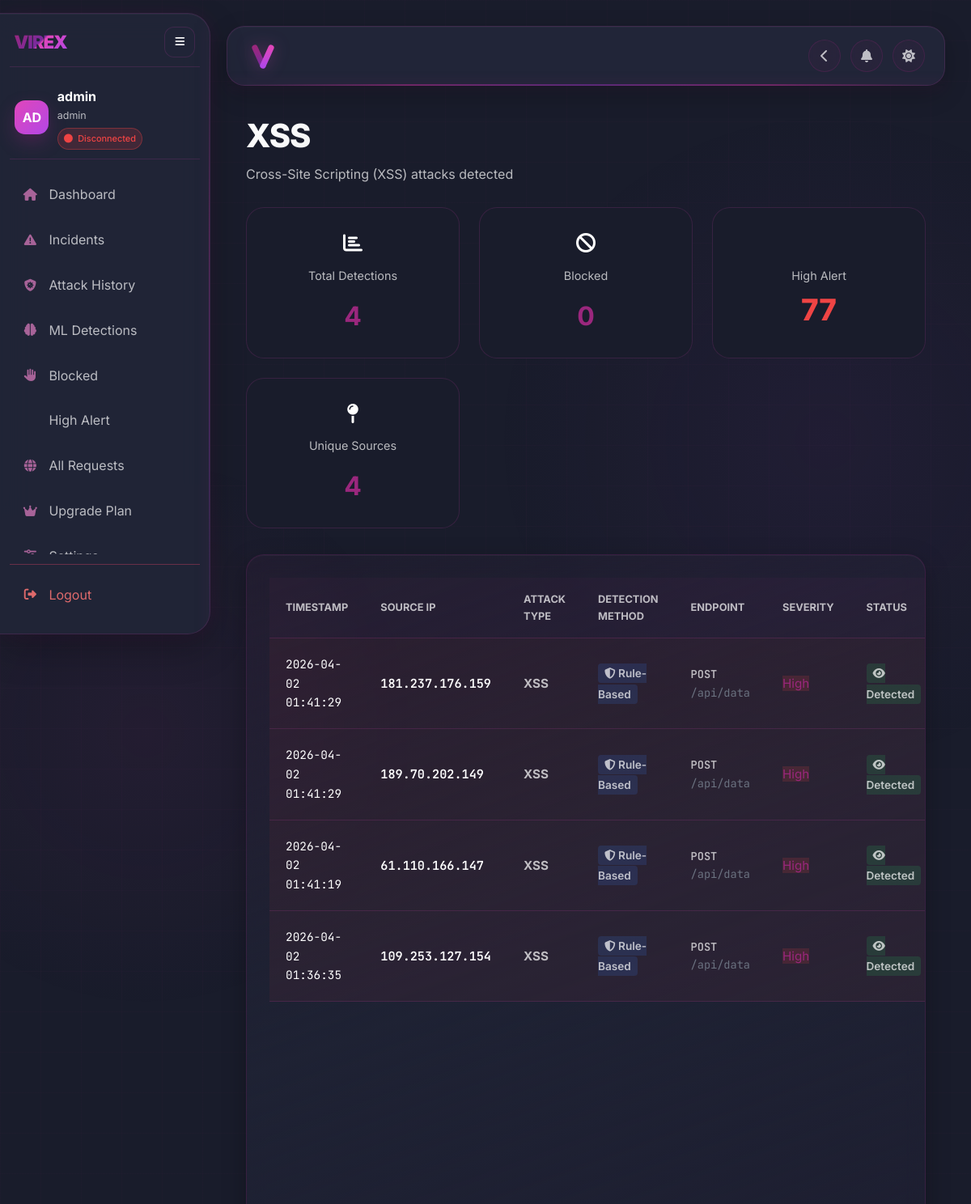
/threats/xss (signed in, upper part), run on an earlier commit of the app's database.
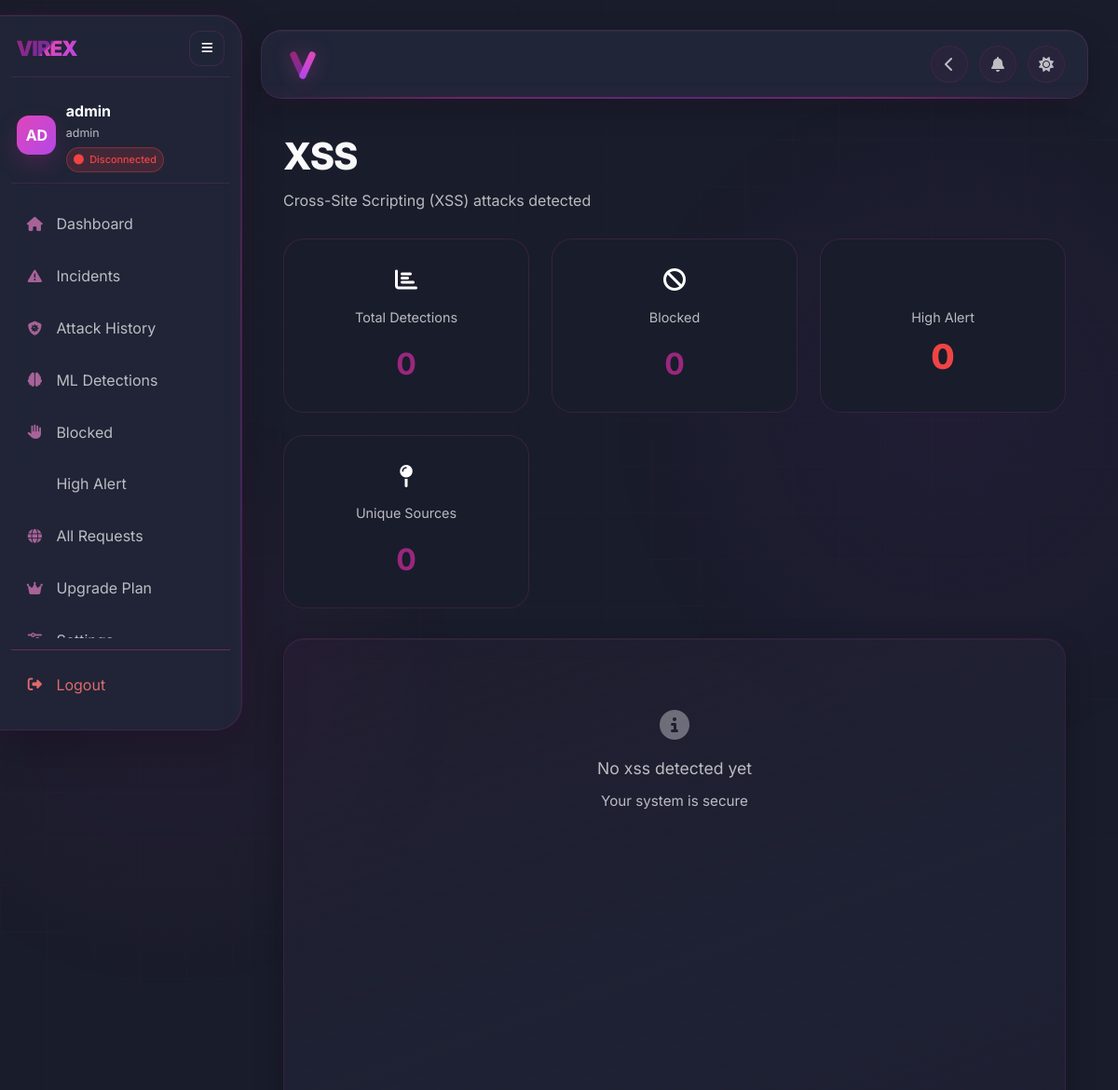
And on a later commit of the database.
### tables this page shows
CREATE TABLE users (
    user_id       INTEGER PRIMARY KEY AUTOINCREMENT,
    username      TEXT NOT NULL UNIQUE,
    password_hash TEXT NOT NULL,
    email         TEXT,
    role_id       INTEGER DEFAULT 2 REFERENCES roles(role_id),
    department_id INTEGER REFERENCES departments(department_id),
    full_name     TEXT,
    phone         TEXT,
    department    TEXT,
    is_active     INTEGER DEFAULT 1,
    last_login    TEXT,
    reset_token   TEXT,
    reset_token_expiry TEXT,
    avatar_url    TEXT,
    subscription  TEXT DEFAULT 'Free',
    created_at    TEXT,
    updated_at    TEXT
);

CREATE TABLE roles (
    role_id     INTEGER PRIMARY KEY AUTOINCREMENT,
    name        TEXT NOT NULL UNIQUE,
    description TEXT,
    created_at  TEXT
);

CREATE TABLE threat_logs (
    threat_log_id  INTEGER PRIMARY KEY AUTOINCREMENT,
    attack_type    TEXT NOT NULL,
    ip_address     TEXT,
    endpoint       TEXT,
    method         TEXT,
    payload        TEXT,
    severity       TEXT    DEFAULT 'Medium',
    description    TEXT,
    blocked        INTEGER DEFAULT 0,
    ml_detected    INTEGER DEFAULT 0,
    confidence     REAL    DEFAULT 0.0,
    detection_type TEXT,
    created_at     TEXT
);

### app/dashboard/routes.py (the view, shortened to what this page needs)
    @app.route('/threats/<category>')
    @token_required
    def threats_page(current_user, category):
        logs = getattr(g, "logs", dashboard.load_audit_log())
        stats = getattr(g, "global_stats", compute_global_stats(logs))
        category_map = {
            'sql-injection': 'SQL Injection',
            'xss': 'XSS',
            'brute-force': 'Brute Force',
            'scanner': 'Scanner',
            'rate-limit': 'Rate Limit',
            'ml-detection': 'ML Detection',
            'csrf': 'CSRF',
            'ssrf': 'SSRF',
        }
        filter_value = category_map.get(category, category)
        if category == 'ml-detection':
            filtered_logs = [
                l for l in logs
                if l.get('attack_type') == filter_value
                or l.get('type') == filter_value
                or l.get('ml_detected') is True
                or str(l.get('detection_type', '')).lower().startswith('ml')
            ]
        else:
            filtered_logs = [l for l in logs if l.get('attack_type') == filter_value or l.get('type') == filter_value]
        filter_ip = request.args.get('ip')
        if filter_ip:
            filtered_logs = [l for l in filtered_logs if l.get('ip') == filter_ip or l.get('source_ip') == filter_ip]
        filtered_logs.sort(key=lambda x: x.get('timestamp', ''), reverse=True)
        total_count = len(filtered_logs)
        blocked_count = len([l for l in filtered_logs if l.get('blocked') is True])
        unique_ips = len(set(l.get('ip', '') for l in filtered_logs if l.get('ip')))
        descriptions = {
            'SQL Injection': 'SQL Injection attempts detected and analyzed',
            'XSS': 'Cross-Site Scripting (XSS) attacks detected',
            'Brute Force': 'Brute force authentication attempts',
            'Scanner': 'Security scanner and reconnaissance activities',
            'Rate Limit': 'Rate limit violations and abuse attempts',
            'ML Detection': 'Anomalies detected by machine learning model',
            'CSRF': 'Cross-Site Request Forgery attempts — missing or invalid CSRF tokens on state-changing requests',
            'SSRF': 'Server-Side Request Forgery attempts — requests targeting internal IPs, metadata services, or dangerous protocols',
        }
        return render_template(
          'threat_details.html',
          logs=filtered_logs,
          title=filter_value,
          description=descriptions.get(filter_value, f'{filter_value} detections'),
          total_count=total_count,
          blocked_count=blocked_count,
          unique_ips=unique_ips, #
          critical_count=stats["critical_count"],
          user=current_user
  )

### app/templates/threat_details.html (shortened to what this page needs)
{% extends "sidebar_layout.html" %}  {% block stylesheets %}
<link
  rel="stylesheet"
  href="{{ url_for('static', filename='css/threat_details.css') }}"
/>
{% endblock %} {% block content %}
<main class="main-content">
  <header class="section-title">
    <h1>{{ title }}</h1>
    <p>{{ description }}</p>
  </header>
  {% if user.role == 'admin' %}
  <div class="threat-stats">
    <div class="stat-box clickable" onclick="filterSeverity('all')">
      <div class="stat-box-icon"><i class="fas fa-chart-bar"></i></div>
      <div class="stat-box-title">Total Detections</div>
      <div class="stat-box-value">{{ total_count }}</div>
    </div>
    <div class="stat-box">
      <div class="stat-box-icon"><i class="fas fa-ban"></i></div>
      <div class="stat-box-title">Blocked</div>
      <div class="stat-box-value">{{ blocked_count }}</div>
    </div>
    <div class="stat-box clickable" onclick="location.href = '/critical'">
      <div class="stat-box-icon">
      </div>
      <div class="stat-box-title">High Alert</div>
      <div class="stat-value" style="color: var(--danger)">
        {{ critical_count }}
      </div>
    </div>
    <div class="stat-box">
      <div class="stat-box-icon"><i class="fas fa-map-pin"></i></div>
      <div class="stat-box-title">Unique Sources</div>
      <div class="stat-box-value">{{ unique_ips }}</div>
    </div>
  </div>
  {% endif %} {% if user.role == 'admin' %}
  <div class="table-card">
    {% if logs %}
    <table class="data-table">
      <thead>
        <tr>
          <th>Timestamp</th>
          <th>Source IP</th>
          <th>Attack Type</th>
          <th>Detection Method</th>
          <th>Endpoint</th>
          <th>Severity</th>
          <th>Status</th>
        </tr>
      </thead>
      <tbody>
        {% for log in logs %}
        <tr class="row-{{ log.severity }}">
          <td
            style="font-family: &quot;JetBrains Mono&quot;; font-size: 0.9rem"
          >
            {{ log.timestamp }}
          </td>
          <td>
            <span
              style="font-family: &quot;JetBrains Mono&quot;; font-weight: 600"
              >{{ log.ip }}</span
            >
          </td>
          <td>
            {% if log.ml_detected or
            (log.detection_type|string|lower).startswith('ml') %}
            <span style="font-weight: 700; color: var(--brand-primary)">
              <i class="fas fa-brain"></i> {{ log.attack_type or log.type }}
            </span>
            {% else %}
            <span style="font-weight: 700; color: var(--text-secondary)"
              >{{ log.attack_type or log.type }}</span
            >
            {% endif %}
          </td>
          <td>
            {% if log.ml_detected or
            (log.detection_type|string|lower).startswith('ml') %}
            <span
              style="
                background: rgba(224, 70, 186, 0.15);
                color: var(--brand-primary);
                padding: 4px 8px;
                border-radius: 4px;
                font-size: 0.85rem;
                font-weight: 600;
              "
            >
              <i class="fas fa-brain"></i> ML Detection
            </span>
            {% else %}
            <span
              style="
                background: rgba(59, 130, 246, 0.15);
                color: var(--text-secondary);
                padding: 4px 8px;
                border-radius: 4px;
                font-size: 0.85rem;
                font-weight: 600;
              "
            >
              <i class="fas fa-shield-alt"></i> Rule-Based
            </span>
            {% endif %}
          </td>
          <td>
            <div
              style="
                font-family: &quot;JetBrains Mono&quot;;
                font-size: 0.85rem;
              "
            >
              <span style="color: var(--text-secondary); font-weight: 600"
                >{{ log.method or 'N/A' }}</span
              >
              <span style="color: #6b7280">{{ log.endpoint or 'N/A' }}</span>
            </div>
          </td>
          <td>
            <span class="severity-badge severity-{{ log.severity }}"
              >{{ log.severity }}</span
            >
          </td>
          <td>
            {% if log.blocked %}
            <span
              style="
                background: rgba(239, 68, 68, 0.15);
                color: var(--text-secondary);
                padding: 4px 8px;
                border-radius: 4px;
                font-size: 0.85rem;
                font-weight: 600;
              "
            >
              <i class="fas fa-shield-virus"></i> Blocked
            </span>
            {% else %}
            <span
              style="
                background: rgba(34, 197, 94, 0.15);
                color: var(--text-secondary);
                padding: 4px 8px;
                border-radius: 4px;
                font-size: 0.85rem;
                font-weight: 600;
              "
            >
              <i class="fas fa-eye"></i> Detected
            </span>
            {% endif %}
          </td>
        </tr>
        {% endfor %}
      </tbody>
    </table>
    {% else %}
    <div
      style="text-align: center; padding: 3rem; color: var(--text-secondary)"
    >
      <i
        class="fas fa-info-circle"
        style="font-size: 2rem; margin-bottom: 1rem; opacity: 0.5"
      ></i>
      <p style="font-size: 1.1rem">No {{ title | lower }} detected yet</p>
      <p style="font-size: 0.95rem; margin-top: 0.5rem">
        Your system is secure
      </p>
    </div>
    {% endif %}
  </div>
  {% endif %}
</main>
{% endblock %}

### app/templates/sidebar_layout.html (shortened to what this page needs)
<!doctype html>
<html lang="en" data-theme="dark">
  <head>
    <link
      rel="stylesheet"
      href="https://cdnjs.cloudflare.com/ajax/libs/font-awesome/6.5.1/css/all.min.css"
    />
    <link
      rel="stylesheet"
      href="{{ url_for('static', filename='css/theme.css') }}"
    />
    <link
      rel="stylesheet"
      href="{{ url_for('static', filename='css/base.css') }}"
    />
    <link
      rel="stylesheet"
      href="{{ url_for('static', filename='css/dashboard.css') }}"
    />
    <link
      rel="stylesheet"
      href="{{ url_for('static', filename='css/layout.css') }}"
    />
    <link
      rel="stylesheet"
      href="{{ url_for('static', filename='css/sidebar_component.css') }}"
    />
    <link
      rel="stylesheet"
      href="{{ url_for('static', filename='css/chatbot.css') }}"
    />
    {% block stylesheets %}{% endblock %}
  </head>
  <body data-user-role="{{ user.role if user else 'guest' }}">
    <div class="dashboard-wrapper">
      {% include 'sidebar_component.html' %}
      <div class="main-wrapper" id="mainWrapper">
        <nav class="navbar">
          <div class="navbar-left">
            <div
              class="brand"
              onclick="location.href = '/'"
              style="cursor: pointer; display: flex; align-items: center; gap: 4px;"
            >
            </div>
          </div>
          <div class="nav-actions">
            {% block nav_actions %}
            <button
              class="btn-icon back-btn"
              onclick="history.back()"
              title="Go Back"
            >
              <i class="fas fa-chevron-left"></i>
            </button>
            <button
              class="btn-icon notification-bell"
              id="notification-bell"
              title="Notifications"
            >
              <i class="fas fa-bell" style="color: var(--text-secondary)"></i>
            </button>
            <button
              class="btn-icon"
              id="theme-toggle"
              title="Toggle Light/Dark Mode"
            >
              <i class="fas fa-circle-half-stroke"></i>
            </button>
            {% endblock %}
          </div>
        </nav>
        {% block content %}{% endblock %}
      </div>
    </div>
  </body>
</html>

### app/templates/sidebar_component.html (shortened to what this page needs)
<aside class="sidebar modern-sidebar" id="sidebar" aria-expanded="true">
  <div class="modern-sidebar__brand-row">
    <div class="sidebar-brand modern-sidebar__brand" style="display: flex; align-items: center; gap: 4px;">
      <span class="brand-v-icon">VIREX</span>
    </div>
    <button
      type="button"
      class="modern-sidebar__toggle"
      data-sidebar-toggle
      data-sidebar-target="sidebar"
      aria-label="Toggle sidebar"
      aria-controls="sidebar"
      aria-expanded="true"
    >
      <i class="fas fa-bars"></i>
    </button>
  </div>
  <div class="modern-sidebar__profile">
    <div class="modern-sidebar__profile-main">
      <div class="modern-sidebar__avatar" aria-hidden="true">
        {% if user and user.avatar_url %}
        <img
          src="{{ user.avatar_url }}"
          alt="avatar"
          style="
            width: 100%;
            height: 100%;
            object-fit: cover;
            border-radius: 13px;
          "
        />
        {% else %}
          {% if user and user.full_name %}
            {{ user.full_name[:2]|upper }}
          {% else %}
            {{ (user.username[:2] if user and user.username else 'US')|upper }}
          {% endif %}
        {% endif %}
      </div>
      <div class="modern-sidebar__profile-copy">
        <div class="modern-sidebar__username" id="sidebar-username" style="display: flex; align-items: center; gap: 8px;">
          {{ user.full_name if user and user.full_name else (user.username if user else 'User') }}
        </div>
        <div class="modern-sidebar__role">
          {{ user.role if user else 'Role' }}
        </div>
        <div
          class="modern-sidebar__status user-connection-status"
          id="sidebar-connection-status"
        >
        </div>
      </div>
    </div>
  </div>
  <nav class="modern-sidebar__nav" aria-label="Primary">
    <a
      href="/dashboard"
      class="modern-sidebar__item {% if active_page == 'dashboard' %}active{% endif %}"
    >
      <span class="modern-sidebar__icon"><i class="fas fa-home"></i></span>
      <span class="modern-sidebar__label">Dashboard</span>
    </a>
    <a
      href="/incidents"
      class="modern-sidebar__item {% if active_page == 'incidents' %}active{% endif %}"
    >
      <span class="modern-sidebar__icon"
        ><i class="fas fa-exclamation-triangle"></i
      ></span>
      <span class="modern-sidebar__label">Incidents</span>
    </a>
    <a
      href="/attack-history"
      class="modern-sidebar__item {% if active_page == 'attack-history' %}active{% endif %}"
    >
      <span class="modern-sidebar__icon"><i class="fas fa-shield-virus"></i></span>
      <span class="modern-sidebar__label">Attack History</span>
    </a>
    <a
      href="/ml-detections"
      class="modern-sidebar__item {% if active_page == 'ml-detections' %}active{% endif %}"
    >
      <span class="modern-sidebar__icon"><i class="fas fa-brain"></i></span>
      <span class="modern-sidebar__label">ML Detections</span>
    </a>
    <a
      href="/blocked_page"
      class="modern-sidebar__item {% if active_page == 'blocked' %}active{% endif %}"
    >
      <span class="modern-sidebar__icon"><i class="fas fa-hand"></i></span>
      <span class="modern-sidebar__label">Blocked</span>
    </a>
    <a
      href="/critical"
      class="modern-sidebar__item {% if active_page == 'critical' %}active{% endif %}"
    >
      <span class="modern-sidebar__label">High Alert</span>
    </a>
    <a
      href="/requests"
      class="modern-sidebar__item {% if active_page == 'requests' %}active{% endif %}"
    >
      <span class="modern-sidebar__icon"><i class="fas fa-globe"></i></span>
      <span class="modern-sidebar__label">All Requests</span>
    </a>
    <a
      href="/pricing"
      class="modern-sidebar__item {% if active_page == 'pricing' %}active{% endif %}"
    >
      <span class="modern-sidebar__icon"><i class="fas fa-crown"></i></span>
      <span class="modern-sidebar__label">Upgrade Plan</span>
    </a>
    <a
      href="/settings"
      class="modern-sidebar__item {% if active_page == 'settings' %}active{% endif %}"
    >
      <span class="modern-sidebar__icon"><i class="fas fa-sliders"></i></span>
      <span class="modern-sidebar__label">Settings</span>
    </a>
  </nav>
  <div class="modern-sidebar__footer">
    <button type="button" class="modern-sidebar__logout" id="logout-btn">
      <span class="modern-sidebar__icon"
        ><i class="fas fa-right-from-bracket"></i
      ></span>
      <span class="modern-sidebar__label">Logout</span>
    </button>
  </div>
</aside>

What changed in the data, as far as the page shows it:
removed threat_logs: timestamp "2026-04-02 01:41:29", ip "181.237.176.159", attack_type "XSS", ml_detected False (drawn), method "POST", endpoint "/api/data", severity "High", blocked False (drawn)
removed threat_logs: timestamp "2026-04-02 01:41:29", ip "189.70.202.149", attack_type "XSS", ml_detected False (drawn), method "POST", endpoint "/api/data", severity "High", blocked False (drawn)
removed threat_logs: timestamp "2026-04-02 01:41:19", ip "61.110.166.147", attack_type "XSS", ml_detected False (drawn), method "POST", endpoint "/api/data", severity "High", blocked False (drawn)
removed threat_logs: timestamp "2026-04-02 01:36:35", ip "109.253.127.154", attack_type "XSS", ml_detected False (drawn), method "POST", endpoint "/api/data", severity "High", blocked False (drawn)
Also different on the page:
{{ total_count }}: "4" → "0"
{{ critical_count }}: "77" → "0"
{{ unique_ips }}: "4" → "0"
{{ title | lower }}: (not shown) → "xss"
text no longer shown: "TIMESTAMP SOURCE IP ATTACK TYPE DETECTION METHOD ENDPOINT SEVERITY STATUS"
text now shown: "No detected yet Your system is secure"
